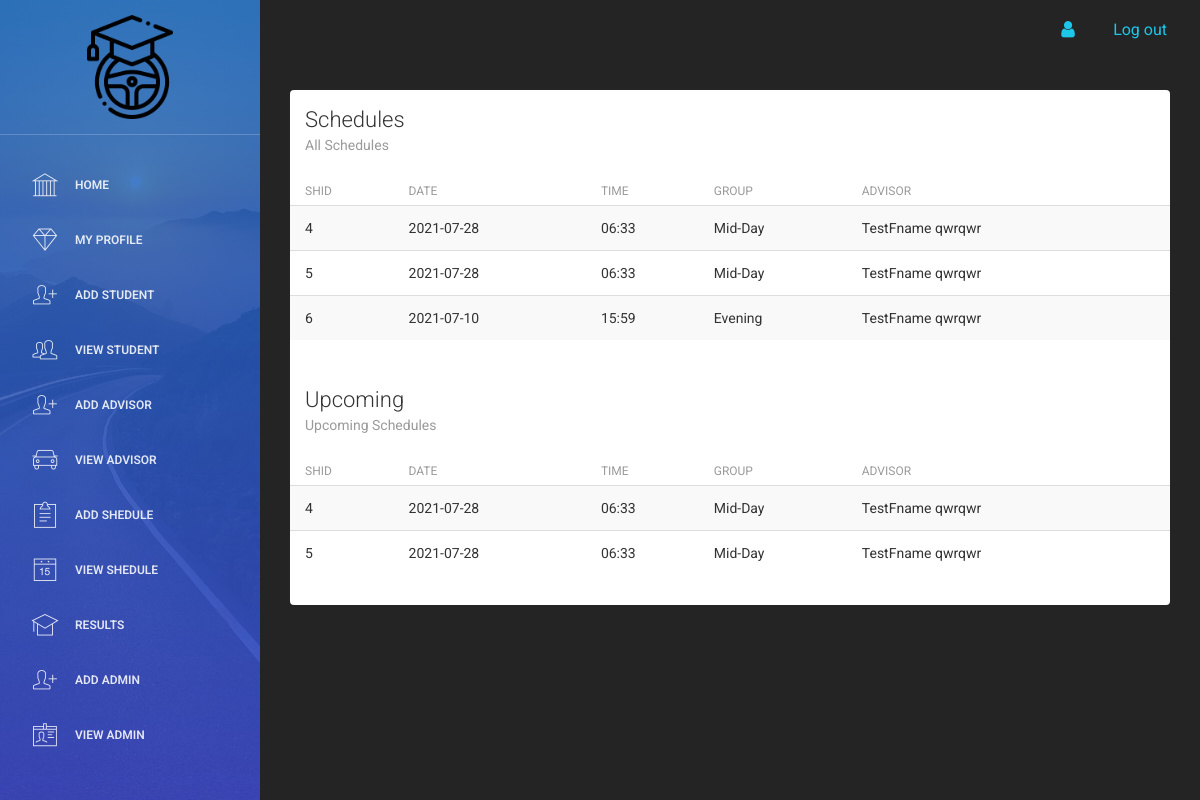
Page /Employee/view_sh.php (signed in) on the committed database.
### tables this page shows
CREATE TABLE `schedule` (
  `shid` int(11) NOT NULL,
  `date` date NOT NULL,
  `time1` varchar(20) NOT NULL,
  `group1` varchar(20) NOT NULL,
  `aid` int(11) NOT NULL
);

CREATE TABLE `employee` (
  `aid` int(11) NOT NULL,
  `fname` varchar(20) DEFAULT NULL,
  `lname` varchar(20) DEFAULT NULL,
  `dob` varchar(20) DEFAULT NULL,
  `gender` varchar(15) NOT NULL,
  `email` varchar(20) DEFAULT NULL,
  `tp` varchar(20) DEFAULT NULL,
  `address` varchar(20) DEFAULT NULL,
  `nic` varchar(20) DEFAULT NULL,
  `password` varchar(20) NOT NULL,
  `role` varchar(15) NOT NULL
);

### Employee/view_sh.php (the view, shortened to what this page needs)
<?php
include 'header.php';
include 'connection.php';
$date_today = date("Y-m-d");
$res=mysqli_query($link,"SELECT s.shid AS shid,s.date AS date, s.time1 AS time1, s.group1 AS group1,a.fname AS fname, a.lname AS lname from employee a, schedule s
WHERE a.aid=s.aid");
$res1=mysqli_query($link,"SELECT s.shid AS shid,s.date AS date, s.time1 AS time1, s.group1 AS group1,a.fname AS fname, a.lname AS lname from employee a, schedule s
WHERE a.aid=s.aid AND s.date >= '$date_today'");
?>
<div class="content">
            <div class="container-fluid">
                <div class="row">
                    <div class="col-md-12">
                        <div class="card">
                            <div class="header">
                                <h4 class="title">Schedules</h4>
                                <p class="category">All Schedules</p>
                            </div>
                            <div class="content table-responsive table-full-width">
                                <table class="table table-hover table-striped">
                                    <thead>
                                        <th>SHID</th>
                                    	<th>Date</th>
                                    	<th>Time</th>
                                        <th>Group</th>
                                    	<th>Advisor</th>
                                    </thead>
                                    <tbody>
                                    <?php
                                    while($row=mysqli_fetch_array($res))
                                     {
                                       echo "<tr>";
                                            echo "<td>"; echo $row["shid"]; echo "</td>";
                                        	echo "<td>"; echo $row["date"]; echo "</td>";
                                        	echo "<td>"; echo $row["time1"]; echo "</td>";
                                        	echo "<td>"; echo $row["group1"]; echo "</td>";
                                            echo "<td>"; echo $row["fname"]." ".$row["lname"]; echo "</td>";
                                       echo "</tr>";
                                     }
                                        ?>
                                    </tbody>
                                </table>
                            </div>
                            <div class="header">
                                <h4 class="title">Upcoming</h4>
                                <p class="category">Upcoming Schedules</p>
                            </div>
                            <div class="content table-responsive table-full-width">
                                <table class="table table-hover table-striped">
                                    <thead>
                                        <th>SHID</th>
                                    	<th>Date</th>
                                    	<th>Time</th>
                                        <th>Group</th>
                                    	<th>Advisor</th>
                                    </thead>
                                    <tbody>
                                    <?php
                                    while($row1=mysqli_fetch_array($res1))
                                     {
                                       echo "<tr>";
                                            echo "<td>"; echo $row1["shid"]; echo "</td>";
                                        	echo "<td>"; echo $row1["date"]; echo "</td>";
                                        	echo "<td>"; echo $row1["time1"]; echo "</td>";
                                        	echo "<td>"; echo $row1["group1"]; echo "</td>";
                                            echo "<td>"; echo $row1["fname"]." ".$row1["lname"]; echo "</td>";
                                       echo "</tr>";
                                     }
                                        ?>
                                    </tbody>
                                </table>
                            </div>
                        </div>
                    </div>
                </div>
            </div>
        </div>
<?php
include 'footer.php';
?>

### Employee/header.php (style rules this page uses)
.back-custom { background-color: #242424; }

### rows in the picture
schedule: shid "4", date "2021-07-28", time1 "06:33", group1 "Mid-Day", aid.fname "TestFname", aid.lname "qwrqwr"
schedule: shid "5", date "2021-07-28", time1 "06:33", group1 "Mid-Day", aid.fname "TestFname", aid.lname "qwrqwr"
schedule: shid "6", date "2021-07-10", time1 "15:59", group1 "Evening", aid.fname "TestFname", aid.lname "qwrqwr"
